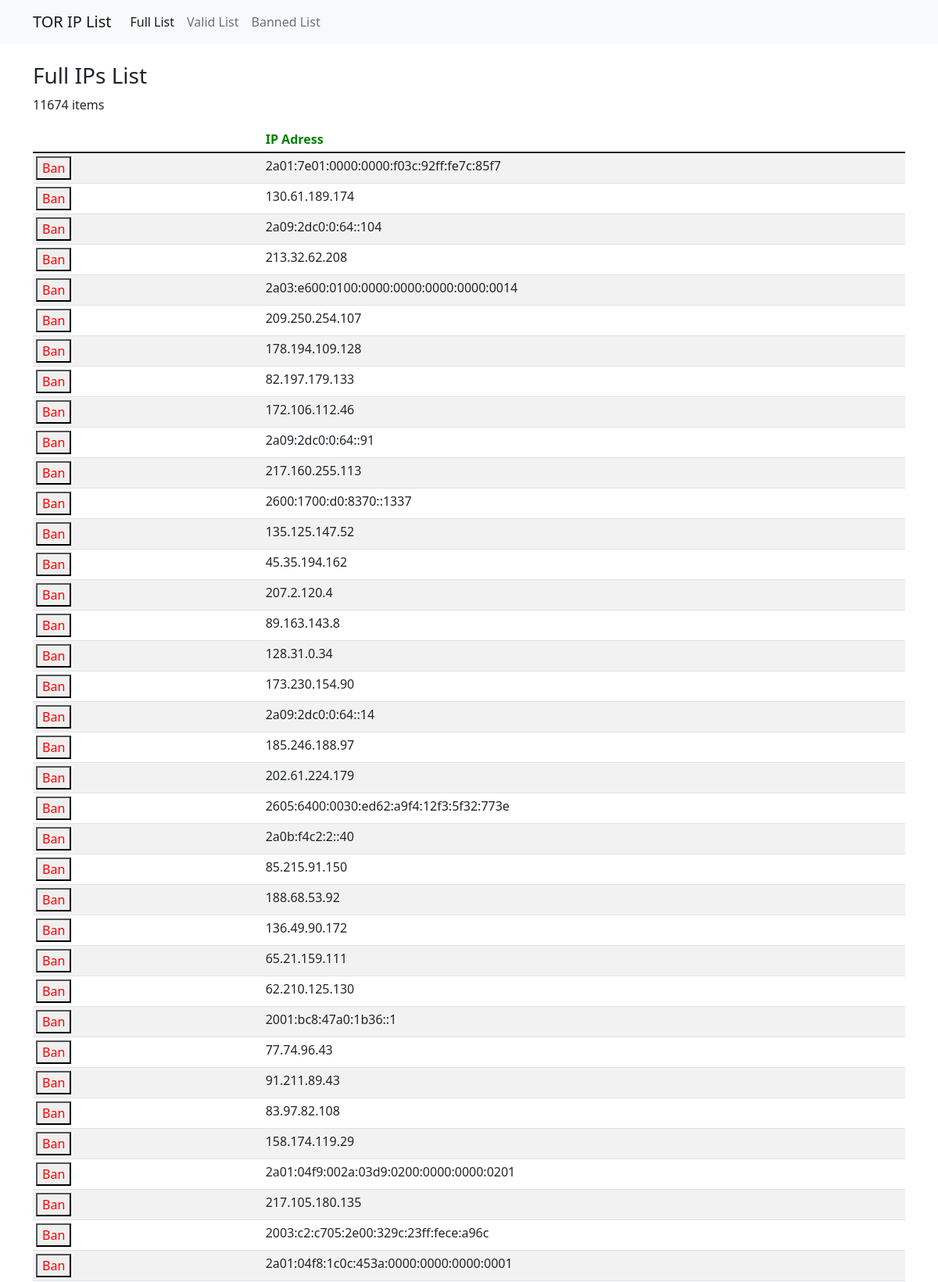
Page /fullList (upper part) on the committed database.
### tables this page shows
CREATE TABLE ip (
                ip_address TEXT PRIMARY KEY
            );

### main.py (the view)
@app.get('/fullList')
def FullList(all='False'):
    print(all)
    resp = server_FetchFullList()
    if request.is_json:
        resp = make_response(jsonify(resp))
        resp.headers['Access-Control-Allow-Origin'] = '*'
        return resp
    else:
        if all == True:
            size = len(resp)
        else:
            size = int(request.args.get('size',default='100'))
        bans = {}
        for ip in server_getBlacklist():
            try:
                bans[ip] = "banned"
            except:
                print(ip + ": Ip not in list")
        return render_template('fullList.html', total = len(resp), len = len(resp[0:size]), ips = resp, bans = bans)

### src/app_server.py (called while the page is built)
def server_FetchFullList():
    if CheckTime():
        data1 = getIpsOnionoo()
        data2 = getIpsTorNodes()
        fullList = list(set(list(data1+data2)))
        db_InsertIP_FullList(fullList)
    else:
        fullList = db_GetList('full')
    return fullList

def server_getBlacklist():
    return db_GetList('banned')

### src/database/ipDB.py (called while the page is built)
def db_connect_to_db():
    conn = sl.connect('src/database/ips_tor.db', check_same_thread=False)
    return conn

def db_GetList(query_type):
    db_SetDB()
    conn = db_connect_to_db()
    c = conn.cursor()
    if(query_type == 'banned'):
        data = c.execute(query_banned)
    elif(query_type == 'full'):
        data = c.execute(query_full)
    ret = []
    for row in data:
        ret.append(row[0])
    conn.close()
    return ret

def db_verifDB():
    conn = db_connect_to_db()
    c = conn.cursor()
    data = c.execute(sql_verif)
    if (data.fetchone()[0]==1):
        conn.close()
        return True
    else:
        conn.close()
        return False

def db_SetDB():
    if not db_verifDB():
        print("Generating Database...")
        db_createBannedTable()
        db_CreateFullListTable()

### src/utils/external2.py (called while the page is built)
def CheckTime():
    with open('src/utils/timeLog.txt', 'r') as f:
        t = float(f.readline())
        f.close()
        if( time.time() - t > 1800):
            return True
        else:
            return False

### templates/fullList.html (shortened to what this page needs)
{% extends 'base.html' %}
{% set active_page = "FullList" %}
{% block content %}
    <h3>Full IPs List</h3>
    <p>{{total}} items</p>
    <table class="table table-striped table-sm">
        <thead>
            <tr style="color: green; ">
                <th scope="col"></th>
                <th scope="col"></th>
                <th scope="col">IP Adress</th>
            </tr>
        </thead>
        <tbody>
            {%for i in range(0, len)%}
            <tr>
                <td>
                    <form action="{{url_for('BanIP')}}" method="post">
                        <button type="submit" style="color: red;"> Ban </button>
                    </form>
                </td>
                <td>{{bans[ips[i]]}}</td>
                <td>{{ips[i]}}</td>
            </tr>
            {%endfor%}
        </tbody>
    </table>
{% endblock %}

### rows in the picture
ip: ip_address "2a01:7e01:0000:0000:f03c:92ff:fe7c:85f7"
ip: ip_address "130.61.189.174"
ip: ip_address "2a09:2dc0:0:64::104"
ip: ip_address "213.32.62.208"
ip: ip_address "2a03:e600:0100:0000:0000:0000:0000:0014"
ip: ip_address "209.250.254.107"
ip: ip_address "178.194.109.128"
ip: ip_address "82.197.179.133"
ip: ip_address "172.106.112.46"
ip: ip_address "2a09:2dc0:0:64::91"
ip: ip_address "217.160.255.113"
ip: ip_address "2600:1700:d0:8370::1337"
ip: ip_address "135.125.147.52"
ip: ip_address "45.35.194.162"
ip: ip_address "207.2.120.4"
ip: ip_address "89.163.143.8"
ip: ip_address "128.31.0.34"
ip: ip_address "173.230.154.90"
ip: ip_address "2a09:2dc0:0:64::14"
ip: ip_address "185.246.188.97"
ip: ip_address "202.61.224.179"
ip: ip_address "2605:6400:0030:ed62:a9f4:12f3:5f32:773e"
ip: ip_address "2a0b:f4c2:2::40"
ip: ip_address "85.215.91.150"
ip: ip_address "188.68.53.92"
ip: ip_address "136.49.90.172"
ip: ip_address "65.21.159.111"
ip: ip_address "62.210.125.130"
ip: ip_address "2001:bc8:47a0:1b36::1"
ip: ip_address "77.74.96.43"
ip: ip_address "91.211.89.43"
ip: ip_address "83.97.82.108"
ip: ip_address "158.174.119.29"
ip: ip_address "2a01:04f9:002a:03d9:0200:0000:0000:0201"
ip: ip_address "217.105.180.135"
ip: ip_address "2003:c2:c705:2e00:329c:23ff:fece:a96c"
ip: ip_address "2a01:04f8:1c0c:453a:0000:0000:0000:0001"

### other values in the picture
{{ total }} "11674"
